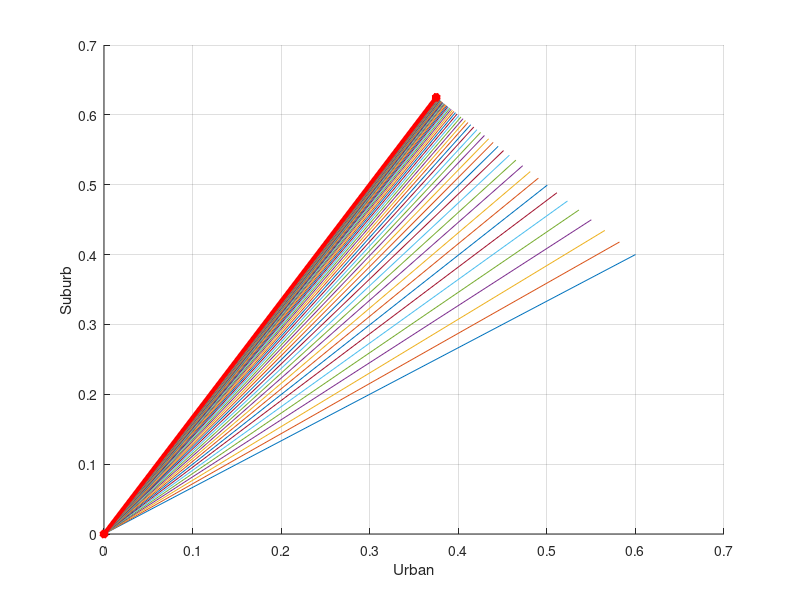
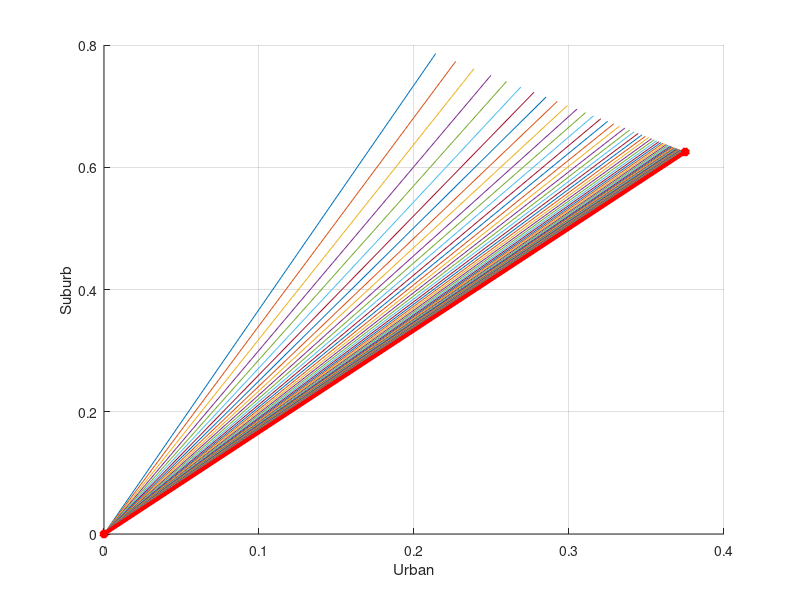
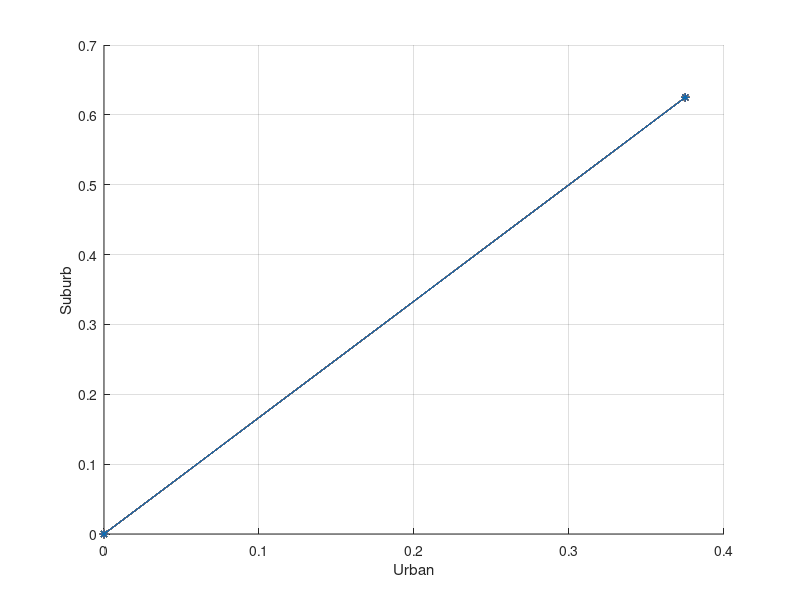

MATLAB code for these plots, in order:

clear, clc
%% Discrete dynamical system I
clear, clc

A = [0.95 0.03;
     0.05 0.97];
x = [0.6; 0.4];

X = [];
for k = 1:100
  X = [X, x];
  x = A*x;
end

figure
hold on
for k = 1:100
  plot([0,X(1,k)],[0,X(2,k)])
  drawnow
end
grid on
xlabel('Urban')
ylabel('Suburb')

plot([0 0.3750],[0 0.6250],'r-*','LineWidth',3)

%% Discrete dynamical system II
clear, clc

A = [0.95 0.03;
     0.05 0.97];
x = [0.2; 0.8];

X = [];
for k = 1:100
  x = A*x;
  X = [X, x];
end

figure
hold on
for k = 1:100
  plot([0,X(1,k)],[0,X(2,k)])
  drawnow
end
grid on
xlabel('Urban')
ylabel('Suburb')

plot([0 0.3750],[0 0.6250],'r-*','LineWidth',3)

%% Discrete dynamical system III
clear, clc

A = [0.95 0.03;
     0.05 0.97];
x = [0.3750; 0.6250];

X = [];
for k = 1:50
  x = A*x;
  X = [X, x];
end

figure
hold on
for k = 1:50
  plot([0,X(1,k)],[0,X(2,k)],'-*')
  drawnow
end
grid on
xlabel('Urban')
ylabel('Suburb')













